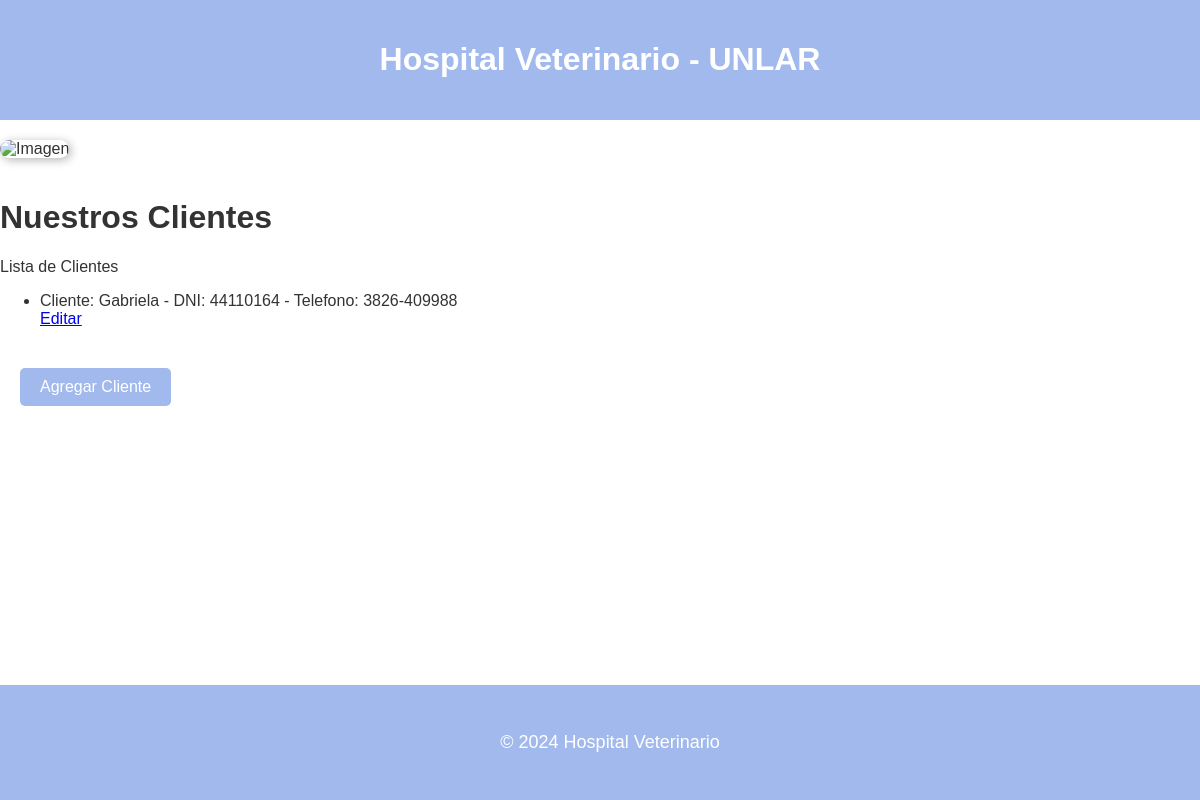
Screenshot of /hospitalVet/cliente/list/ with the database file from the repository.
### apps/homepage/models.py (models this page shows, shortened)
class Cliente(models.Model):
    nombre = models.CharField(max_length=100, verbose_name='Nombre del Cliente')
    telefono = models.CharField(max_length=100, verbose_name='Telefono')
    direccion = models.CharField(max_length=100, verbose_name='Dirección')
    dni = models.IntegerField(default=1, null=True, blank=True, verbose_name='DNI')
    class Meta:
        verbose_name = 'Cliente'
        verbose_name_plural = 'Clientes'
        ordering = ['id']

### apps/homepage/views/cliente/views.py (the view)
# urls.py: path('cliente/list/', ClienteListView.as_view(), name='cliente-list'),
class ClienteListView(ListView):
    model = Cliente
    template_name = 'cliente/list.html'
    def get_queryset(self):
        return  Cliente.objects.all()
    def get_context_data(self, **kwargs):
        context = super().get_context_data(**kwargs)
        context['tittle'] = 'Lista de Clientes'
        return context

### apps/homepage/templates/cliente/list.html (shortened to what this page needs)
{% load static %}
<!DOCTYPE html>
<html lang="en">
<head>
    <link rel="stylesheet" href="{% static 'cliente/css/style.css' %}">
</head>
<body>
    <header>
        <h1>Hospital Veterinario - UNLAR</h1>
    </header>
    <main>
        <img src="{% static 'img/Hospitalveterinarioseded.jpeg' %}" alt="Imagen" class="img-modificada">
        <h1>Nuestros Clientes</h1>
        {{ tittle }}
        <ul>
            {% for cliente in object_list %}
            <li>Cliente: {{ cliente.nombre }} - DNI: {{ cliente.dni }} - Telefono: {{ cliente.telefono }}</li>
            <a href="{% url 'cliente-update' cliente.pk %}">Editar</a>
            {% empty %}
            <li>Sin Registros.</li>
            {% endfor %}
        </ul>
        <div style="margin-top: 20px;">
            <a href="{% url 'cliente-create' %}" class="btn-create">Agregar Cliente</a>
        </div>
    </main>
    <footer>
        <p>© 2024 Hospital Veterinario</p>
    </footer>
</body>
</html>

### apps/homepage/static/cliente/css/style.css (style rules this page uses)
body { font-family: Arial, sans-serif; background-color: #ffffff; color: #333; margin: 0; padding: 0; }
header { background-color: #a2b9ee; color: white; text-align: center; padding: 20px; }
p { font-size: 18px; line-height: 1.6; padding: 15px; }
footer { background-color: #a2b9ee; color: white; text-align: center; padding: 10px; position: fixed; bottom: 0; width: 100%; }
.img-modificada { width: 300px; height: auto; margin-left: 30px; border-radius: 15px; box-shadow: 2px 2px 10px rgba(0, 0, 0, 0.3); margin: 20px auto; }
.btn-create { display: inline-block; background-color: #a2b9ee; color: white; padding: 10px 20px; text-decoration: none; border-radius: 5px; font-size: 16px; margin-top: 20px; margin-left: 20px; transition: background-color 0.3s ease; }

### rows the page displays
Cliente: nombre "Gabriela", dni "44110164", telefono "3826-409988"

### other values shown
{{ tittle }} "Lista de Clientes"
